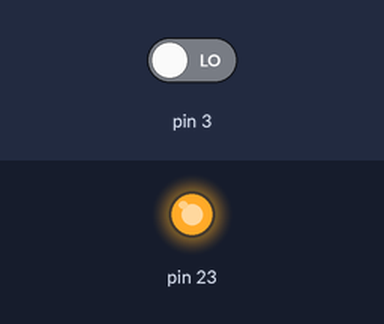
Recording of a sketch running on a simulated Arduino Uno, built with avr-gcc and run on an emulated ATmega328P. Parts: output pins drawn as LEDs (lit = HIGH). The inputs (shaded band) are chosen by the test bench; at power-on: pin 3 LOW.

Above: at 1.2 s.
1.3 s: pin 3 driven HIGH
At 2.3 s:
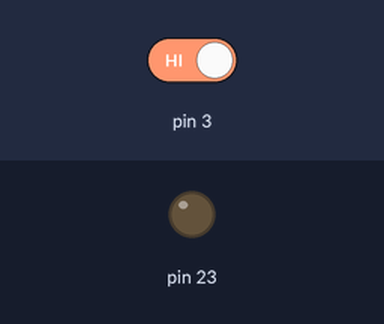
Timing chart, 0 to 4.3 s (numbered marks = the images above; inputs shaded):
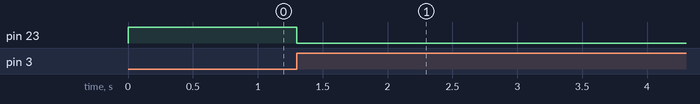

The sketch:

led_botonASM.ino
```cpp
void setup() {
  // put your setup code here, to run once:
  cli();
  DDRB |= 1 << DDB7;
  PORTB |= 1 << PORTB7;
  DDRD &= ~(1 << DDD1);
  PORTD |= (1 << PORTD1);
  EICRA |= (1 << ISC10) | (1 << ISC11);
  EIMSK |= (1 << INT1);
  sei();
}

void loop() {
  // put your main code here, to run repeatedly:

}

ISR(INT1_vect){
  //PORTB = 0x05
  asm volatile(
    "sbis 0x05, 7\n\t"
    "rjmp on\n\t"
    "cbi 0x05, 7\n\t"
    "rjmp end\n\t"
    "on: sbi 0x05, 7\n\t"
    "end: \n\t"
   );
}
```

Measured:
- after the input at 1.3 s, pin 23: HIGH → LOW at once
